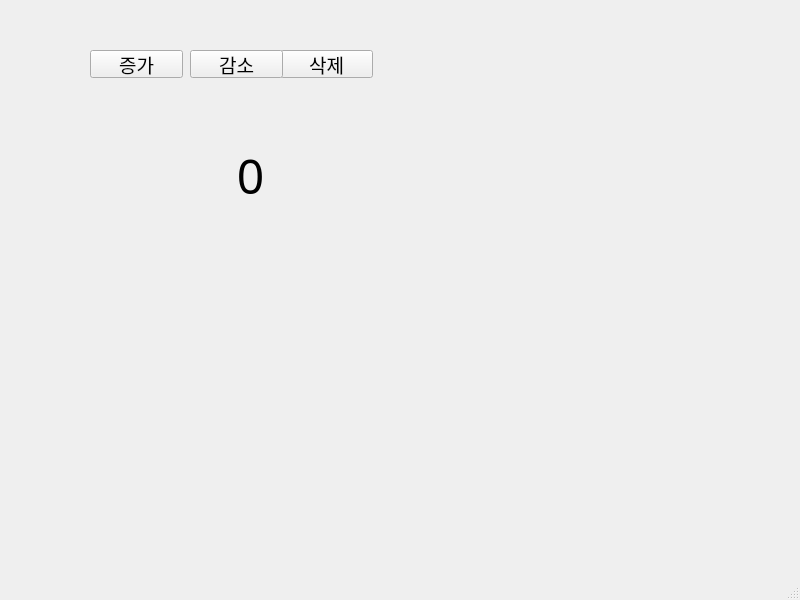
<?xml version="1.0" encoding="UTF-8"?>
<ui version="4.0">
 <class>MainWindow</class>
 <widget class="QMainWindow" name="MainWindow">
  <property name="geometry">
   <rect>
    <x>0</x>
    <y>0</y>
    <width>800</width>
    <height>600</height>
   </rect>
  </property>
  <property name="windowTitle">
   <string>MainWindow</string>
  </property>
  <widget class="QWidget" name="centralwidget">
   <widget class="QPushButton" name="pb1">
    <property name="geometry">
     <rect>
      <x>90</x>
      <y>50</y>
      <width>93</width>
      <height>28</height>
     </rect>
    </property>
    <property name="font">
     <font>
      <family>Forte</family>
      <pointsize>14</pointsize>
     </font>
    </property>
    <property name="text">
     <string>증가</string>
    </property>
   </widget>
   <widget class="QPushButton" name="pb2">
    <property name="geometry">
     <rect>
      <x>280</x>
      <y>50</y>
      <width>93</width>
      <height>28</height>
     </rect>
    </property>
    <property name="font">
     <font>
      <family>Forte</family>
      <pointsize>14</pointsize>
     </font>
    </property>
    <property name="text">
     <string>삭제</string>
    </property>
   </widget>
   <widget class="QLabel" name="lb1">
    <property name="geometry">
     <rect>
      <x>160</x>
      <y>130</y>
      <width>181</width>
      <height>91</height>
     </rect>
    </property>
    <property name="font">
     <font>
      <family>Agency FB</family>
      <pointsize>36</pointsize>
     </font>
    </property>
    <property name="text">
     <string>0</string>
    </property>
    <property name="textFormat">
     <enum>Qt::AutoText</enum>
    </property>
    <property name="alignment">
     <set>Qt::AlignCenter</set>
    </property>
   </widget>
   <widget class="QPushButton" name="pb3">
    <property name="geometry">
     <rect>
      <x>190</x>
      <y>50</y>
      <width>93</width>
      <height>28</height>
     </rect>
    </property>
    <property name="font">
     <font>
      <family>Forte</family>
      <pointsize>14</pointsize>
     </font>
    </property>
    <property name="text">
     <string>감소</string>
    </property>
   </widget>
  </widget>
  <widget class="QMenuBar" name="menubar">
   <property name="geometry">
    <rect>
     <x>0</x>
     <y>0</y>
     <width>800</width>
     <height>26</height>
    </rect>
   </property>
  </widget>
  <widget class="QStatusBar" name="statusbar"/>
 </widget>
 <resources/>
 <connections/>
</ui>
